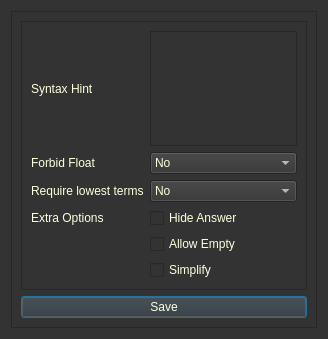
<?xml version="1.0" encoding="UTF-8"?>
<ui version="4.0">
 <class>more_dialog</class>
 <widget class="QDialog" name="more_dialog">
  <property name="geometry">
   <rect>
    <x>0</x>
    <y>0</y>
    <width>328</width>
    <height>339</height>
   </rect>
  </property>
  <property name="sizePolicy">
   <sizepolicy hsizetype="Preferred" vsizetype="Preferred">
    <horstretch>0</horstretch>
    <verstretch>0</verstretch>
   </sizepolicy>
  </property>
  <property name="windowTitle">
   <string>Dialog</string>
  </property>
  <property name="styleSheet">
   <string notr="true">background-color: rgb(51, 51, 51);
font: 9pt &quot;MS Sans Serif&quot;;
color: rgb(255, 255, 222);</string>
  </property>
  <layout class="QVBoxLayout" name="verticalLayout">
   <item>
    <widget class="QScrollArea" name="scrollArea">
     <property name="styleSheet">
      <string notr="true">#QFrame{border:2px solid rgb(255,0,0)}</string>
     </property>
     <property name="widgetResizable">
      <bool>true</bool>
     </property>
     <widget class="QWidget" name="ScrollArea2">
      <property name="geometry">
       <rect>
        <x>0</x>
        <y>0</y>
        <width>308</width>
        <height>319</height>
       </rect>
      </property>
      <layout class="QVBoxLayout" name="verticalLayout_2">
       <item>
        <widget class="QFrame" name="input_frameD">
         <property name="styleSheet">
          <string notr="true"/>
         </property>
         <property name="frameShape">
          <enum>QFrame::StyledPanel</enum>
         </property>
         <property name="frameShadow">
          <enum>QFrame::Raised</enum>
         </property>
         <layout class="QGridLayout" name="gridLayout">
          <item row="1" column="0">
           <widget class="QLabel" name="label_float">
            <property name="text">
             <string>Forbid Float</string>
            </property>
           </widget>
          </item>
          <item row="2" column="1">
           <widget class="QComboBox" name="input_terms">
            <item>
             <property name="text">
              <string>No</string>
             </property>
            </item>
            <item>
             <property name="text">
              <string>Yes</string>
             </property>
            </item>
           </widget>
          </item>
          <item row="3" column="0">
           <widget class="QLabel" name="label_options">
            <property name="text">
             <string>Extra Options</string>
            </property>
           </widget>
          </item>
          <item row="2" column="0">
           <widget class="QLabel" name="label_terms">
            <property name="text">
             <string>Require lowest terms</string>
            </property>
           </widget>
          </item>
          <item row="3" column="1">
           <widget class="QCheckBox" name="input_hideanswer">
            <property name="text">
             <string>Hide Answer</string>
            </property>
           </widget>
          </item>
          <item row="4" column="1">
           <widget class="QCheckBox" name="input_allowempty">
            <property name="text">
             <string>Allow Empty</string>
            </property>
           </widget>
          </item>
          <item row="0" column="0">
           <widget class="QLabel" name="label_syntax">
            <property name="toolTip">
             <string/>
            </property>
            <property name="text">
             <string>Syntax Hint</string>
            </property>
           </widget>
          </item>
          <item row="0" column="1">
           <widget class="QTextEdit" name="input_syntax"/>
          </item>
          <item row="1" column="1">
           <widget class="QComboBox" name="input_float">
            <item>
             <property name="text">
              <string>No</string>
             </property>
            </item>
            <item>
             <property name="text">
              <string>Yes</string>
             </property>
            </item>
           </widget>
          </item>
          <item row="5" column="1">
           <widget class="QCheckBox" name="input_simplify">
            <property name="text">
             <string>Simplify</string>
            </property>
           </widget>
          </item>
         </layout>
        </widget>
       </item>
       <item>
        <widget class="QPushButton" name="input_save_btn">
         <property name="text">
          <string>Save</string>
         </property>
        </widget>
       </item>
      </layout>
     </widget>
    </widget>
   </item>
  </layout>
 </widget>
 <resources/>
 <connections/>
</ui>
